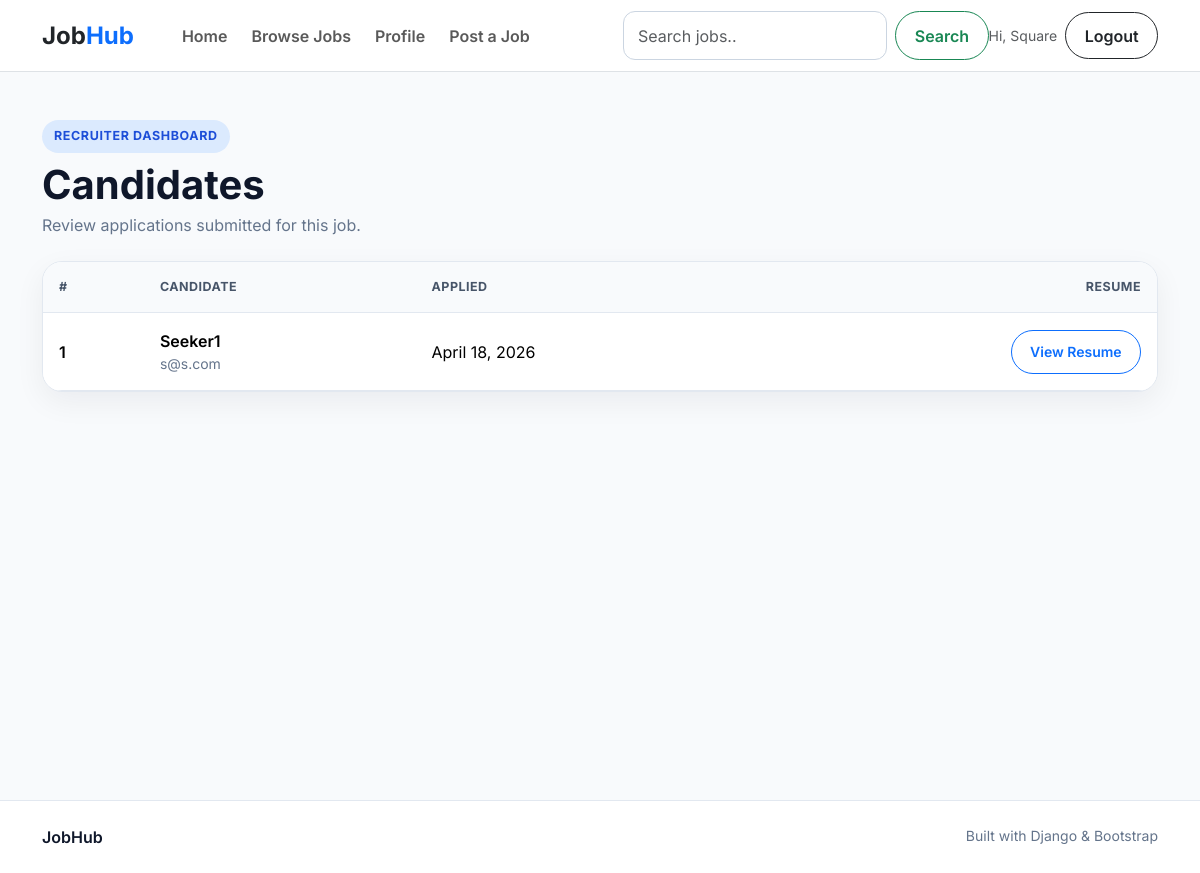
Before: /candidate/3/ (signed in) with the older database file.
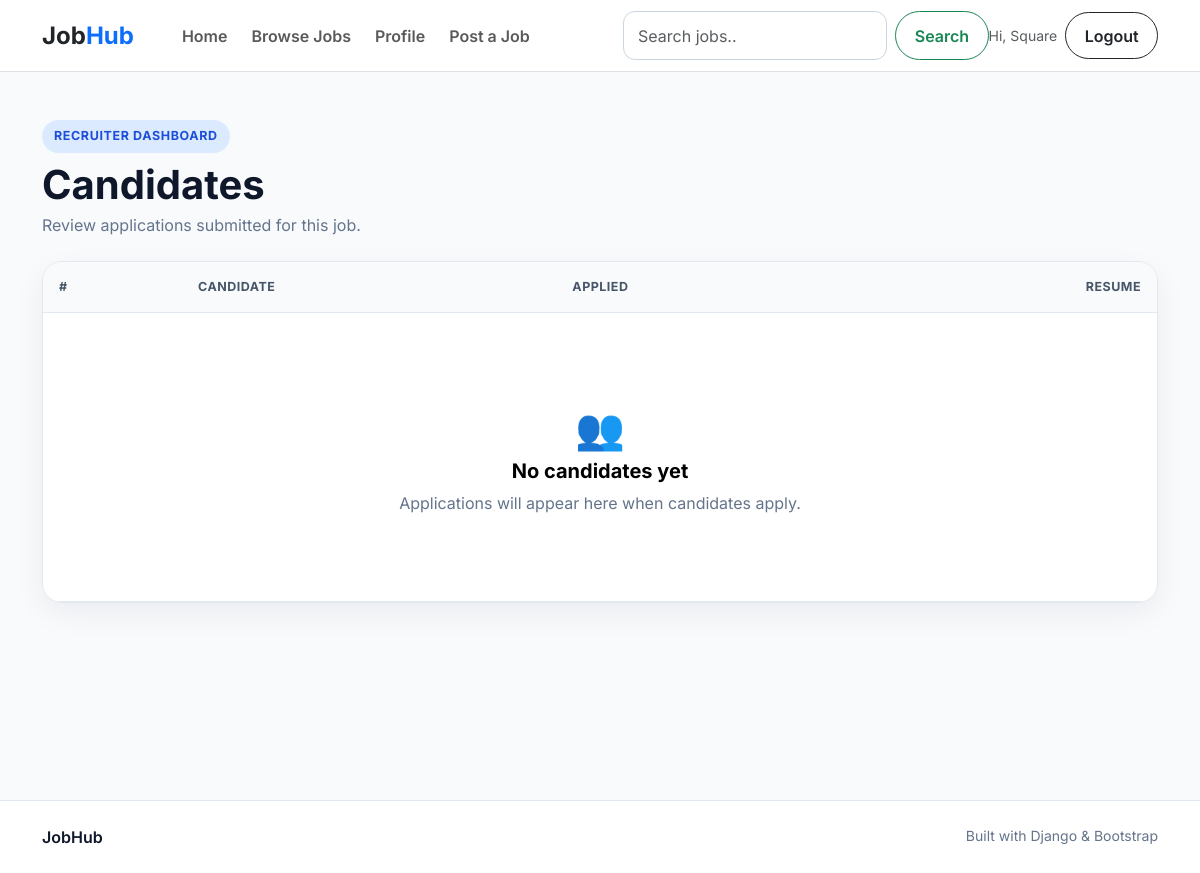
After: the same page with the newer database file.
### portal/models.py (models this page shows, shortened)
class UserModel(AbstractUser):
    USER_TYPE = [
        ('Recruiter', 'Recruiter'),
        ('Seeker', 'Seeker')
    ]
    display_name = models.CharField(max_length=255, null=True)
    user_type = models.CharField(max_length=100, choices=USER_TYPE, default="Seeker",null=True)

class JobApplyModel(models.Model):
    resume = models.FileField(upload_to='se_resume')
    apply_at = models.DateField(auto_now_add=True, null=True)
    jb_applyer = models.ForeignKey(
        SeekerProfileModel,
        on_delete=models.CASCADE,
        related_name='seeker_aply_profile',
        null=True
    )
    applied_by = models.ForeignKey(
        JobPostModel,
        on_delete=models.CASCADE,
        related_name='seeker_applied',
        null=True
    )

class SeekerProfileModel(models.Model):
    image = models.ImageField(upload_to='seekerImage', null=True)
    phone = models.CharField(max_length=15, null=True)
    address = models.TextField()
    seeker = models.OneToOneField(
        UserModel,
        on_delete=models.CASCADE,
        related_name='seeker_profile',
        null=True
        )

### portal/views.py (the view)
# urls.py: path('candidate/<int:c_id>/', candidete, name='candidate'),
@login_required
def candidete(request, c_id):
    ca_apl = get_object_or_404(JobPostModel, id = c_id)
    cand = JobApplyModel.objects.filter(applied_by = ca_apl)
    con = {
        'data': cand
    }
    return render(request, 'candidate.html', con)

### portal/templates/candidate.html (shortened to what this page needs)
{% extends 'master/base.html' %}
{% block content %}
  <section class="section pt-5">
    <div class="container">
      <div class="mb-4">
        <span class="eyebrow">Recruiter dashboard</span><h1 class="fw-bold mt-2 mb-1">Candidates</h1><p class="text-muted-custom">Review applications submitted for this job.</p>
      </div>
      <div class="card-modern overflow-hidden">
        <div class="table-responsive">
          <table class="table table-modern align-middle mb-0">
            <thead>
              <tr>
                <th>#</th>
                <th>Candidate</th>
                <th>Applied</th>
                <th class="text-end">Resume</th>
              </tr>
            </thead>
            <tbody>
              {% for x in data %}
                <tr>
                  <td class="fw-semibold">{{ forloop.counter }}</td>
                  <td>
                    <div class="fw-semibold">{{ x.jb_applyer.seeker.display_name }}</div>
                    <div class="small text-muted-custom">{{ x.jb_applyer.seeker.email }}</div>
                  </td>
                  <td>{{ x.apply_at }}</td>
                  <td class="text-end">
                    <a href="{{ x.resume.url }}" target="_blank" class="btn btn-outline-primary btn-sm btn-pill">View Resume</a>
                  </td>
                </tr>
              {% empty %}
                <tr>
                  <td colspan="4">
                    <div class="empty-state border-0">
                      <div class="fs-1">👥</div><h5 class="fw-bold">No candidates yet</h5><p class="text-muted-custom mb-0">Applications will appear here when candidates apply.</p>
                    </div>
                  </td>
                </tr>
              {% endfor %}
            </tbody>
          </table>
        </div>
      </div>
    </div>
  </section>
{% endblock %}

### portal/templates/master/base.html (shortened to what this page needs)
{% load static %}
<!doctype html>
<html lang="en">
<head>
  <link href="https://cdn.jsdelivr.net/npm/bootstrap@5.3.8/dist/css/bootstrap.min.css" rel="stylesheet">
</head>
<body>
  {% include 'master/nav.html' %}
  <main class="page-wrap">{% include 'message.html' %}{% block content %}{% endblock %}</main>
  <footer class="footer py-4"><div class="container d-flex flex-column flex-md-row justify-content-between gap-2"><span class="fw-semibold">JobHub</span><span class="text-muted-custom small">Built with Django & Bootstrap</span></div></footer>
</body>
</html>

### portal/templates/master/nav.html (shortened to what this page needs)
<nav class="navbar navbar-expand-lg bg-white border-bottom sticky-top" style="height:72px">
  <div class="container">
    <a class="navbar-brand fw-bold fs-4 text-dark" href="{% url 'home' %}">Job<span class="text-primary">Hub</span></a>
    <div class="collapse navbar-collapse" id="mainNav">
      <ul class="navbar-nav me-auto mb-2 mb-lg-0 ms-lg-4 gap-lg-2">
        <li class="nav-item">
          <a class="nav-link fw-semibold" href="{% url 'home' %}">Home</a>
        </li>
        <li class="nav-item">
          <a class="nav-link fw-semibold" href="{% url 'jb_list' %}">Browse Jobs</a>
        </li>
        {% if request.user.is_authenticated %}
          <li class="nav-item">
            <a class="nav-link fw-semibold" href="{% url 'profile' %}">Profile</a>
          </li>
          {% if request.user.user_type == 'Recruiter' %}
            <li class="nav-item">
              <a class="nav-link fw-semibold" href="{% url 'jb_post' %}">Post a Job</a>
            </li>
          {% endif %}
        {% endif %}
      </ul>
      <div class="ml-5">
        <form method='get' action="{% url 'jb_list' %}" class="d-flex ml-5" role="search">
          <input class="form-control me-2" type="text" placeholder="Search jobs.." name='q' value="{{keyword}}" aria-label="Search"/>
          <button class="btn btn-outline-success btn-pill .btn-sm" type="submit">Search</button>
        </form>
      </div>
      <div class="d-flex align-items-center gap-2">
        {% if request.user.is_authenticated %}
          <span class="d-none d-md-inline small text-muted">Hi, {{ request.user.display_name|default:request.user.username }}</span>
          <a href="{% url 'logout_page' %}" class="btn btn-outline-dark btn-pill">Logout</a>
        {% else %}
          <a href="{% url 'login_page' %}" class="btn btn-outline-primary btn-pill">Login</a>
          <a href="{% url 'register_page' %}" class="btn btn-primary btn-pill">Get Started</a>
        {% endif %}
      </div>
    </div>
  </div>
</nav>

### portal/templates/master/base.html (style rules this page uses)
:root { --primary:#2563eb;--primary-dark:#1d4ed8;--ink:#0f172a;--muted:#64748b;--surface:#fff;--soft:#f8fafc;--border:#e2e8f0;--success:#16a34a }
* { box-sizing:border-box }
body { font-family:'Inter',sans-serif;background:#f8fafc;color:var(--ink);min-height:100vh }
a { text-decoration:none }
.page-wrap { min-height:calc(100vh - 72px) }
.section { padding:52px 0 }
.eyebrow { display:inline-flex;align-items:center;gap:7px;padding:7px 12px;border-radius:999px;background:#dbeafe;color:#1d4ed8;font-size:.78rem;font-weight:700;text-transform:uppercase;letter-spacing:.05em }
.text-muted-custom { color:var(--muted) }
.card-modern { background:var(--surface);border:1px solid var(--border);border-radius:20px;box-shadow:0 10px 30px rgba(15,23,42,.06) }
.btn-pill { border-radius:999px;padding:.65rem 1.15rem;font-weight:600 }
.form-control,.form-select { border-radius:12px;border-color:#cbd5e1;padding:.72rem .9rem }
.footer { border-top:1px solid var(--border);background:#fff }
.empty-state { padding:70px 20px;text-align:center;border:1px dashed #cbd5e1;border-radius:20px;background:#fff }
.table-modern { border-collapse:separate;border-spacing:0 }
.table-modern th { background:#f8fafc;color:#475569;font-size:.78rem;text-transform:uppercase;letter-spacing:.04em }
.table-modern th,.table-modern td { padding:16px;border-bottom:1px solid var(--border) }

Changed rows visible on the page:
removed JobApplyModel: jb_applyer.seeker.display_name "Seeker1", jb_applyer.seeker.email "s@s.com", apply_at "April 18, 2026"
Other visible differences:
text now shown: "👥 No candidates yet Applications will appear here when candidates apply."
